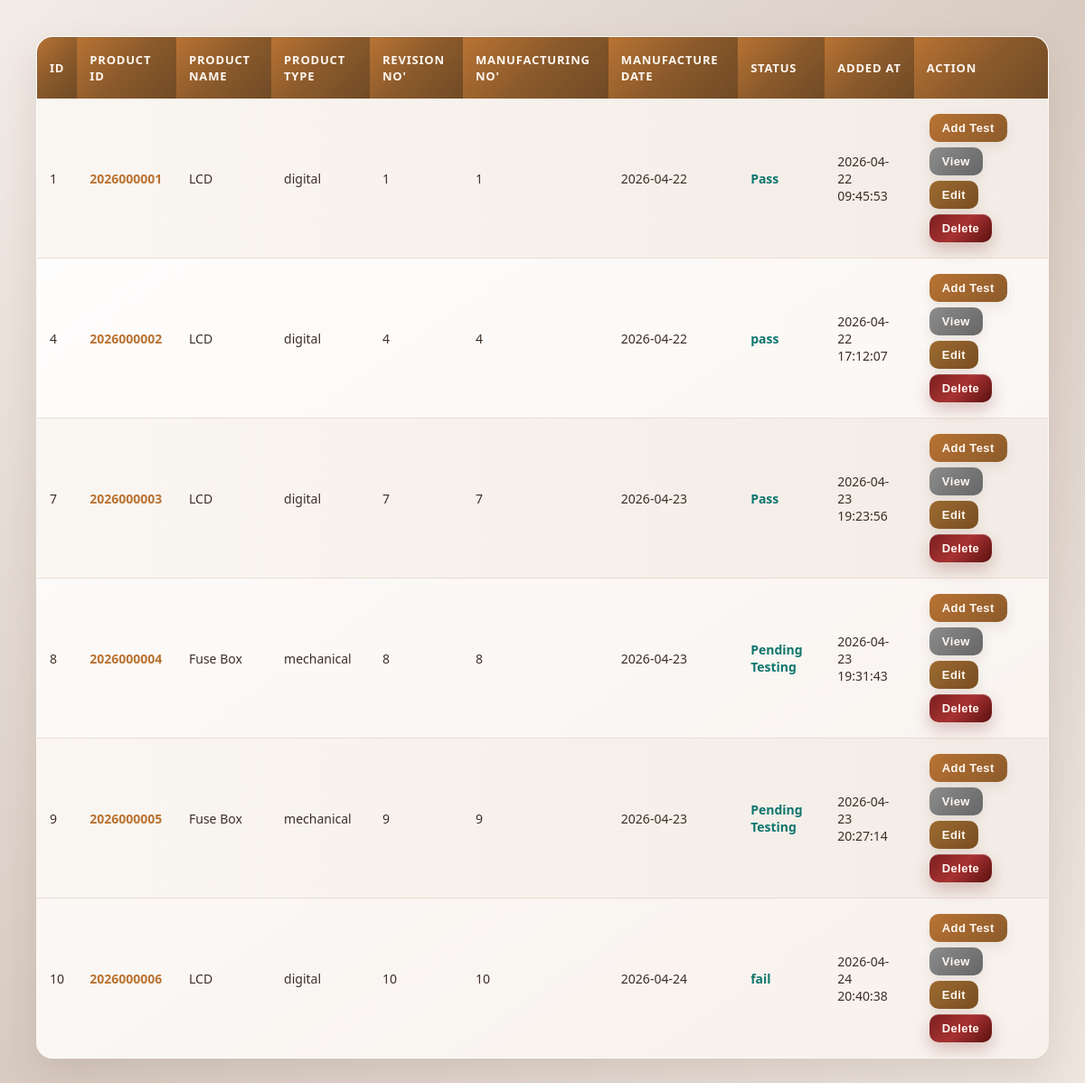
The page /products/list.php on the database its author committed.
### tables this page shows
CREATE TABLE `products` (
  `id` int(11) NOT NULL,
  `product_id` varchar(10) NOT NULL,
  `product_name` varchar(100) NOT NULL,
  `product_type` varchar(100) NOT NULL,
  `revision_no` varchar(10) DEFAULT NULL,
  `manufacturing_no` varchar(20) DEFAULT NULL,
  `manufacture_date` date DEFAULT NULL,
  `status` varchar(50) DEFAULT 'Pending Testing',
  `created_at` timestamp NOT NULL DEFAULT current_timestamp()
);

### products/list.php (the view, shortened to what this page needs)
<?php
include "../lab-system/db.php";
$query = "SELECT * FROM products";
$result = mysqli_query($conn, $query);
?>
<!DOCTYPE html>
<html lang="en">
<head>
</head>
<body>
    <table>
        <tr>
            <th>ID</th>
            <th>Product Id</th>
            <th>Product Name</th>
            <th>Product Type</th>
            <th>Revision No'</th>
            <th>Manufacturing No'</th>
            <th>Manufacture Date</th>
            <th>Status</th>
            <th>Added At</th>
            <th>Action</th>
        </tr>
        <?php
        while($row = mysqli_fetch_assoc($result)){
        ?>
            <tr>
                <td><?php echo $row['id']; ?></td>
                <td><?php echo $row['product_id']; ?></td>
                <td><?php echo $row['product_name']; ?></td>
                <td><?php echo $row['product_type']; ?></td>
                <td><?php echo $row['revision_no']; ?></td>
                <td><?php echo $row['manufacturing_no']; ?></td>
                <td><?php echo $row['manufacture_date']; ?></td>
                <td><?php echo $row['status']; ?></td>
                <td><?php echo $row['created_at']; ?></td>
                <td>
                    <a href="../tests/add.php"><button>Add Test</button></a>
                    <a href="view.php?id=<?php echo $row['id']; ?>"><button>View</button></a>
                    <a href="edit.php?id=<?php echo $row['id']; ?>"><button>Edit</button></a>
                    <a href="delete.php?id=<?php echo $row['id']; ?>"><button>Delete</button></a>
                </td>
            </tr>
        <?php
        }
        ?>
    </table>
</body>
</html>

### products/list.php (style rules this page uses)
* { margin:0; padding:0; box-sizing:border-box; }
body { font-family:'Segoe UI', sans-serif; background:linear-gradient(135deg,#f3ece7,#d8cbc2,#eee6df); min-height:100vh; padding:40px; color:#2f241e; }
table { width:100%; border-collapse:collapse; background:linear-gradient(145deg,#ffffff,#f7f1ec); border-radius:18px; overflow:hidden; box-shadow: 0 18px 40px rgba(90,60,40,0.12), inset 0 1px 0 rgba(255,255,255,0.8); border:1px solid rgba(184,115,51,0.18); animation:rise 0.55s ease; }
table th { background:linear-gradient(135deg,#b87333,#8b5a2b,#6f4a26); color:#fff8f2; padding:16px 14px; text-align:left; font-size:13px; font-weight:700; text-transform:uppercase; letter-spacing:0.8px; }
table td { padding:14px; font-size:14px; color:#3d2f27; border-bottom:1px solid #e9ddd3; transition:0.25s; }
table tr:nth-child(even) { background:linear-gradient(90deg,#faf6f2,#f3ece6); }
table td:nth-child(2) { color:#b87333; font-weight:600; }
td a { text-decoration:none; }
td a button { padding:8px 14px; margin:3px; border:none; border-radius:10px; font-size:13px; font-weight:700; cursor:pointer; color:#fff8f2; letter-spacing:0.4px; transition:0.25s; box-shadow:0 6px 14px rgba(90,60,40,0.10); position:relative; overflow:hidden; }
td a:nth-child(1) button { background:linear-gradient(135deg,#b87333,#8b5a2b); }
td a:nth-child(2) button { background:linear-gradient(135deg,#8c8c8c,#666666); }
td a:nth-child(3) button { background:linear-gradient(135deg,#9c6b30,#7a4d22); }
td a:nth-child(4) button { background:linear-gradient(135deg,#7a1f1f,#a83232,#5a1010); box-shadow: 0 8px 18px rgba(122, 31, 31, 0.25), inset 0 1px 0 rgba(255,255,255,0.15); }
table td:nth-child(8) { font-weight:700; color:#0f766e; }

### rows shown on the page
products: id "1", product "2026000001", product_name "LCD", product_type "digital", revision_no "1", manufacturing_no "1", manufacture_date "2026-04-22", status "Pass", created_at "2026-04-22 09:45:53"
products: id "4", product "2026000002", product_name "LCD", product_type "digital", revision_no "4", manufacturing_no "4", manufacture_date "2026-04-22", status "pass", created_at "2026-04-22 17:12:07"
products: id "7", product "2026000003", product_name "LCD", product_type "digital", revision_no "7", manufacturing_no "7", manufacture_date "2026-04-23", status "Pass", created_at "2026-04-23 19:23:56"
products: id "8", product "2026000004", product_name "Fuse Box", product_type "mechanical", revision_no "8", manufacturing_no "8", manufacture_date "2026-04-23", status "Pending Testing", created_at "2026-04-23 19:31:43"
products: id "9", product "2026000005", product_name "Fuse Box", product_type "mechanical", revision_no "9", manufacturing_no "9", manufacture_date "2026-04-23", status "Pending Testing", created_at "2026-04-23 20:27:14"
products: id "10", product "2026000006", product_name "LCD", product_type "digital", revision_no "10", manufacturing_no "10", manufacture_date "2026-04-24", status "fail", created_at "2026-04-24 20:40:38"
